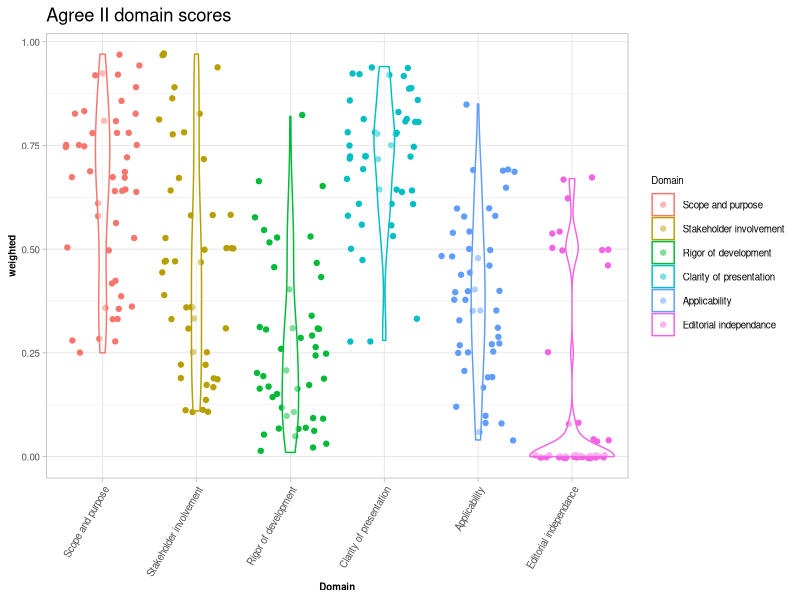
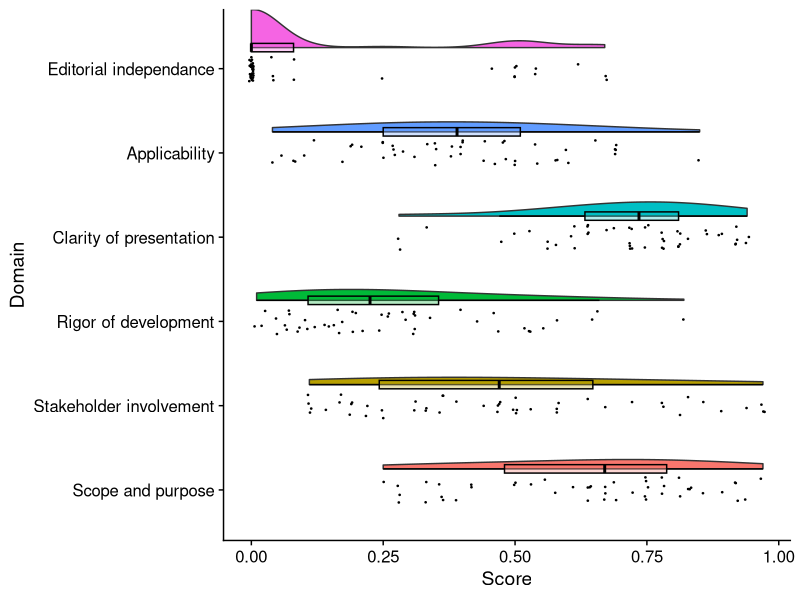

These charts were generated, in order, by the following R code:
## ---- chunk 1
library(tidyverse)
library(cowplot)
library(grid)
geom_flat_violin <- function(mapping = NULL, data = NULL, stat = "ydensity",
                             position = "dodge", trim = TRUE, scale = "area",
                             show.legend = NA, inherit.aes = TRUE, ...) {
  layer(
    data = data,
    mapping = mapping,
    stat = stat,
    geom = GeomFlatViolin,
    position = position,
    show.legend = show.legend,
    inherit.aes = inherit.aes,
    params = list(
      trim = trim,
      scale = scale,
      ...
    )
  )
}

GeomFlatViolin <-
  ggproto("GeomFlatViolin", Geom,
    setup_data = function(data, params) {
      data$width <- data$width %||%
        params$width %||% (resolution(data$x, FALSE) * 0.9)

      # ymin, ymax, xmin, and xmax define the bounding rectangle for each group
      data %>%
        group_by(group) %>%
        mutate(
          ymin = min(y),
          ymax = max(y),
          xmin = x,
          xmax = x + width / 2
        )
    },

    draw_group = function(data, panel_scales, coord) {
      # Find the points for the line to go all the way around
      data <- transform(data,
        xminv = x,
        xmaxv = x + violinwidth * (xmax - x)
      )

      # Make sure it's sorted properly to draw the outline
      newdata <- rbind(
        plyr::arrange(transform(data, x = xminv), y),
        plyr::arrange(transform(data, x = xmaxv), -y)
      )

      # Close the polygon: set first and last point the same
      # Needed for coord_polar and such
      newdata <- rbind(newdata, newdata[1, ])

      ggplot2:::ggname("geom_flat_violin", GeomPolygon$draw_panel(newdata, panel_scales, coord))
    },

    draw_key = draw_key_polygon,

    default_aes = aes(
      weight = 1, colour = "grey20", fill = "white", size = 0.5,
      alpha = NA, linetype = "solid"
    ),

    required_aes = c("x", "y")
  )


## ---- chunk 2
raw_data<-read_csv('./Domain scores for R 21.04.2021.csv')

#make the column names more R friendly
names(raw_data)<-c('Guideline_ID','Domain','Scorer_1','Scorer_2','Issuing_organisation')

issueing_orgs<-select(raw_data,Guideline_ID,Issuing_organisation) %>% distinct()
#remove NA rows
raw_data<-filter(raw_data,!is.na(Guideline_ID))

#lets call the domains something meaningful

raw_data<- raw_data %>% 
  mutate(Domain = case_when(
    Domain == '1' ~ 'Scope and purpose',
    Domain == '2' ~ 'Stakeholder involvement',
    Domain == '3' ~ 'Rigor of development',
    Domain == '4' ~ 'Clarity of presentation',
    Domain == '5' ~ 'Applicability',
    Domain == '6' ~ 'Editorial independance'
  ))

#now we convert to a weighted score according to the instructions of the AGREE authors
raw_data<-raw_data %>% group_by(Guideline_ID,Domain) %>% summarise(R1 = sum(Scorer_1), R2=sum(Scorer_2))

raw_data$consensus<-(raw_data$R1 + raw_data$R2)

max_scores<-read_csv('./max_scores.csv')

raw_data<-left_join(raw_data,max_scores,by=c("Domain"="Domain"))

raw_data$min<-(raw_data$one_reviewer/7)*2
raw_data$weighted<-(raw_data$consensus - raw_data$min)/(raw_data$two_reviewers - raw_data$min)

raw_data$weighted<-round(raw_data$weighted,2)

#add the issuing org back in
raw_data<-left_join(raw_data,issueing_orgs,by=c("Guideline_ID"="Guideline_ID"))
## ---- chunk 3

raw_data$Domain<-factor(raw_data$Domain,levels = c('Scope and purpose','Stakeholder involvement','Rigor of development','Clarity of presentation','Applicability','Editorial independance'))

ggplot(raw_data) +
  aes(x=Domain,y=weighted,colour=Domain) +
  geom_jitter() + 
  geom_violin(size=0.5, alpha=0.5) +
  labs(title="Agree II domain scores") + theme_light()+
  theme(axis.text.x = element_text(angle = 60, size=7,hjust = 1)) +
  theme(legend.title = element_text(size = 7), legend.text = element_text(size = 7))+
  theme(axis.text=element_text(size=7), axis.title=element_text(size=7,face="bold"))  

# @Izzy/Melina - our plots look a little different for Domains 2+3 - one of use has made a mistake - can you check please?
## ---- chunk 4
ggplot(raw_data,aes(x=Domain,y=weighted, fill = Domain))+
  geom_flat_violin(position = position_nudge(x = .25, y = 0),adjust =2)+
  geom_point(position = position_jitter(width = .15), size = .25)+
  geom_boxplot(aes(x = as.numeric(Domain)+0.25, y = weighted),outlier.shape = NA, alpha = 0.3, width = .1, colour = "BLACK") +
  ylab('Score')+xlab('Domain')+coord_flip()+theme_cowplot()+guides(fill = FALSE, colour = FALSE)
